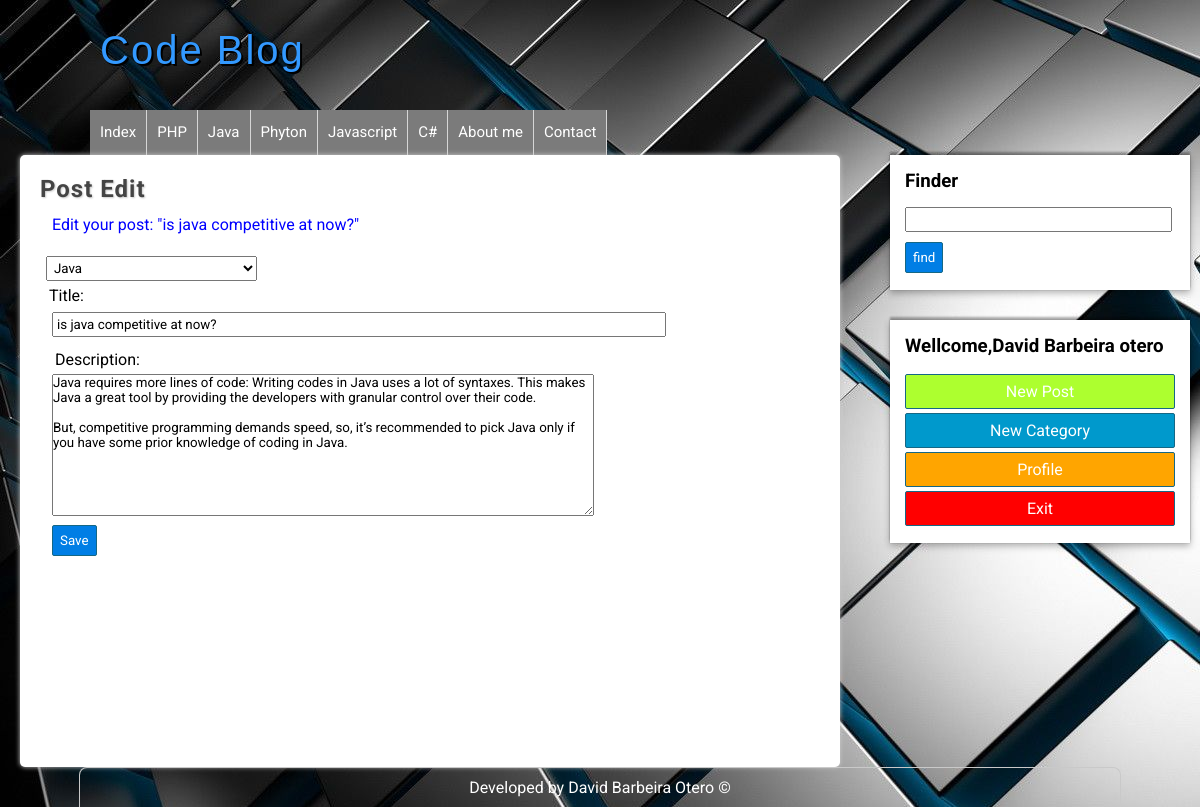
/edit-post.php?id=3 (signed in), run on the app's committed database.
### tables this page shows
CREATE TABLE `categories` (
  `id` int(11) NOT NULL,
  `name` text NOT NULL
);

CREATE TABLE `posts` (
  `id` int(11) NOT NULL,
  `title` text NOT NULL,
  `description` longtext NOT NULL,
  `user_id` int(11) NOT NULL,
  `category_id` int(11) NOT NULL,
  `date` date DEFAULT NULL
);

### includes/helpers.php (called while the page is built, shortened)
<?php
function get_categories($connection) {
    $sql = "SELECT * FROM categories ORDER BY id ASC";
    $categories = mysqli_query($connection, $sql);
    $result = array();
    if ($categories) {
        $result = $categories;
    }
    return $result;
}
function detail_post($connection, $id) {
    $sql="SELECT e.*,c.name AS 'category',CONCAT(u.name,' ',u.last_name)AS 'user' FROM posts e ".
            "INNER JOIN categories c ON e.category_id=c.id ".
            "INNER JOIN users u ON e.user_id=u.id ".
            "WHERE e.id=$id";
    $post = mysqli_query($connection, $sql);
    $result = array();
    if ($post && mysqli_num_rows($post) >= 1) {
        $result = mysqli_fetch_assoc($post);
    }
    return $result;
}

### edit-post.php (the view, shortened to what this page needs)
<?php require_once 'includes/helpers.php' ?>
<?php require_once 'includes/header.php' ?>
<?php require_once 'includes/connection.php' ?>
<?php require_once 'includes/aside.php'; ?>
<?php
$actual_post = detail_post($db, $_GET['id']);
?>
<div id="main">
    <h1>Post Edit</h1>
    <p style="color:blue">Edit your post: "<?= $actual_post['title'] ?>"</p>
    <form action = "save-post.php?edit=<?=$actual_post['id']?>" method = "POST">
        <div style = "display: flex;flex-direction: row">
            <label for="category"><label/>
                <select name="category" style="width: 30%;height: 100%;padding: 3px">
                    <?php
                    $categories = get_categories($db);
                    if (!empty($categories)):
                        while ($category = mysqli_fetch_assoc($categories)):
                            ?>
                            <option   value="<?= $category['id'] ?>" <?= ($category['id']) == $actual_post['category_id'] ? 'selected=selected' : '' ?>> <?= $category['name'] ?></option>
                            <?php
                        endwhile;
                    endif;
                    ?>
                    <label for="title">Title:<label/>
                        <input type="text" name="title" value="<?= $actual_post['title'] ?>" />
                        <label for="description">Description:</label>
                        <textarea class="description"  name="description" rows="5" cols="10" style="width: 540px;height: 140px"><?= $actual_post['description'] ?></textarea>
                        <input type="submit" value="Save" style="margin-top:5px;"/>
                        </form>
                        </div>
                        <?php require_once 'includes/footer.php'; ?>

### includes/header.php (shortened to what this page needs)
<?php require_once 'connection.php'
?>
<?php require_once 'helpers.php'
?>
<!DOCTYPE HTML>
<html lang="es">
    <head>
        <link rel="stylesheet" type="text/css" href="/assets/css/style.css"/>
    </head>
    <body>
        <header id="header">
            <div id="logo">
                <a href="index.php">
                    Code Blog
                </a>
            </div>
            <?php $categories=get_categories($db);   ?>
            <nav id="menu">
                <ul>
                    <li>
                        <a href="index.php">Index</a>
                    </li>
            <?php  while($category= mysqli_fetch_assoc($categories)):  ?>
             <li>
                 <a href="category.php?idcategory=<?=$category['id']?>"><?= $category['name']?></a>
                    </li>
            <?php endwhile; ?>
                       <li>
                        <a href="index.php">About me</a>
                    </li>
                       <li>
                        <a href="index.php">Contact</a>
                    </li>
                </ul>
            </nav>
        </header>

### assets/css/style.css (style rules this page uses)
* { margin:0px; padding:0px; text-decoration: none; font-family: 'Roboto', sans-serif; }
body { background: url(../img/cubes.jpg) #F4F4F4; color:white; }
#header { width: 85%; height: auto; background: transparent; margin: 0px auto; }
#logo { float:left; width:540px; height:110px; }
.description { width:780px; height:157px; }
#logo a { font-family: Helvetica; font-size: 40px; letter-spacing: 2px; color: #3399ff; text-shadow:0px 0px 0px black,1px 1px 0px black,2px 2px 0px black; transition: all 500ms; line-height: 100px; margin-left:10px; }
#menu { width: 100%; clear: both; overflow: hidden; }
#menu ul { list-style: none; }
#menu ul li { float: left; line-height: 45px; border-right: 1px solid #d6d6d6; }
#menu ul li a { display:block; padding-left: 10px; padding-right: 10px; font-size: 15px; color:white; background-color: #7B7B7B; transition: all 500ms; }
#main { float: left; width: 65%; min-height:572px; background: white; border-radius: 5px; box-shadow: 0px 0px 5px #ccc; color:black; margin-left: 20px; padding:20px; overflow:hidden; }
#main h1 { font-size: 24px; color: #444; letter-spacing: 1px; text-shadow:1px 1px 2px #ccc; }
#main p { margin: 12px; }
label,input[type="text"],input[type="email"],input[type="password"] { display: block; width: 95%; margin-top: 2px; margin-bottom: 2px; padding:3px; }
input[type="text"],input[type="email"],input[type="password"] { margin-bottom: 10px; }
input[type="button"],input[type="submit"] { margin-top: 2px; margin-bottom: 2px; display:block; border-radius: 2px; padding:7px; color:white; background: #007ee5; border : 1px solid #156785; cursor: pointer; text-align: center; }

### data on the page
categories: name "PHP"
categories: name "Java"
categories: name "Phyton"
categories: name "Javascript"
categories: name "C#"
posts: title "is java competitive at now?", category "Java", description "Java requires more lines of code: Writing codes in Java uses a lot of syntaxes. This makes Java a great tool by providing the developers with granular control over their code. But, competitive programming demands speed, so, it’s recommended to pick Java only if you have some prior knowledge of coding in Java."

### other printed values
$_SESSION['user']['name'] "David"
$_SESSION['user']['last_name'] "Barbeira otero"
